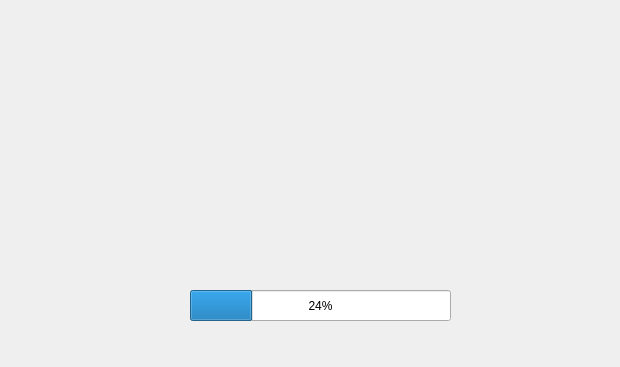
<?xml version="1.0" encoding="UTF-8"?>
<ui version="4.0">
 <class>Form</class>
 <widget class="QWidget" name="Form">
  <property name="geometry">
   <rect>
    <x>0</x>
    <y>0</y>
    <width>620</width>
    <height>367</height>
   </rect>
  </property>
  <property name="windowTitle">
   <string>Form</string>
  </property>
  <widget class="QLabel" name="label">
   <property name="geometry">
    <rect>
     <x>60</x>
     <y>0</y>
     <width>521</width>
     <height>251</height>
    </rect>
   </property>
   <property name="text">
    <string/>
   </property>
   <property name="pixmap">
    <pixmap>../Images/banner_icon.png</pixmap>
   </property>
  </widget>
  <widget class="QProgressBar" name="progressBar">
   <property name="geometry">
    <rect>
     <x>190</x>
     <y>290</y>
     <width>261</width>
     <height>31</height>
    </rect>
   </property>
   <property name="value">
    <number>24</number>
   </property>
  </widget>
 </widget>
 <resources/>
 <connections/>
</ui>
